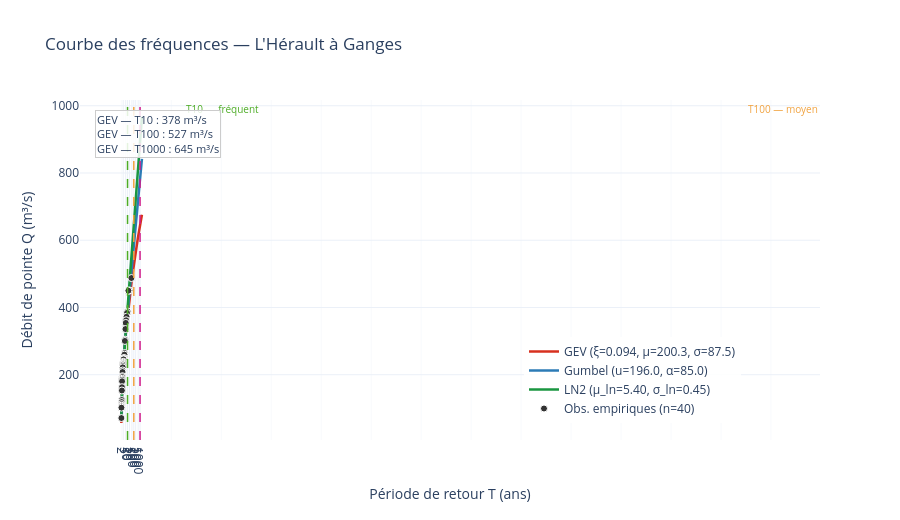

Notebook code for this chart:
### Markdown cell above
## 4. Courbe des fréquences — Plotly

### Code cell
def plot_freq_curve(fit_res, title=None, ci_res=None):
    """
    Courbe de fréquences Plotly avec données empiriques + distributions ajustées.
    Axe X log (période de retour), axe Y débit (m³/s).
    """
    fig = go.Figure()

    # Grille dense pour les courbes théoriques (axe log)
    T_dense  = np.logspace(np.log10(1.01), np.log10(2000), 400)
    pnce_d   = 1 - 1/T_dense

    # Repères verticaux TRI
    for T_val, (col, lbl) in T_SCEN.items():
        fig.add_vline(x=T_val, line_dash='dash', line_color=col, line_width=1.5,
                      annotation_text=lbl, annotation_position='top right',
                      annotation_font_color=col, annotation_font_size=10)

    # Distributions ajustées
    for key, dist_obj, pnce_fn in [
        ('GEV',    stats.genextreme, lambda p, prm: stats.genextreme.ppf(p, *prm)),
        ('Gumbel', stats.gumbel_r,   lambda p, prm: stats.gumbel_r.ppf(p, *prm)),
        ('LN2',    stats.lognorm,    lambda p, prm: stats.lognorm.ppf(p, *prm)),
    ]:
        if key not in fit_res:
            continue
        d = fit_res[key]
        q_dense = pnce_fn(pnce_d, d['params'])

        fig.add_trace(go.Scatter(
            x=T_dense, y=q_dense,
            mode='lines', name=d['label'],
            line=dict(color=d['color'], width=2.5)
        ))

        # Intervalles de confiance bootstrap
        if ci_res and key in ci_res:
            ci = ci_res[key]
            T_arr = np.array(fit_res['t_list'])
            fig.add_trace(go.Scatter(
                x=list(T_arr) + list(T_arr[::-1]),
                y=list(ci['upper']) + list(ci['lower'][::-1]),
                fill='toself',
                fillcolor='rgba(150,150,150,0.15)',
                line=dict(width=0),
                name=f'IC 95% {key}',
                showlegend=True
            ))

    # Points empiriques (Weibull)
    emp = fit_res['empirique']
    fig.add_trace(go.Scatter(
        x=emp['T'], y=emp['Q'],
        mode='markers',
        name=f'Obs. empiriques (n={fit_res["n"]})',
        marker=dict(color='#333', size=7, symbol='circle',
                    line=dict(color='white', width=1))
    ))

    # Tableau quantiles TRI (annotation)
    if 'GEV' in fit_res:
        d = fit_res['GEV']
        q10   = d['quantiles'][fit_res['t_list'].index(10)]  if 10  in fit_res['t_list'] else '—'
        q100  = d['quantiles'][fit_res['t_list'].index(100)] if 100 in fit_res['t_list'] else '—'
        q1000 = d['quantiles'][fit_res['t_list'].index(1000)] if 1000 in fit_res['t_list'] else '—'
        fig.add_annotation(
            x=0.02, y=0.97, xref='paper', yref='paper',
            text=(f'GEV — T10 : {q10:.0f} m³/s<br>'
                  f'GEV — T100 : {q100:.0f} m³/s<br>'
                  f'GEV — T1000 : {q1000:.0f} m³/s'),
            showarrow=False, align='left',
            bgcolor='rgba(255,255,255,0.85)',
            bordercolor='#ccc', borderwidth=1,
            font=dict(size=11)
        )

    fig.update_layout(
        title=title or 'Courbe des fréquences',
        xaxis=dict(
            title='Période de retour T (ans)',
            type='log',
            tickvals=[2, 5, 10, 20, 50, 100, 200, 500, 1000],
            ticktext=['2', '5', '10', '20', '50', '100', '200', '500', '1000'],
            minor=dict(showgrid=True)
        ),
        yaxis=dict(title='Débit de pointe Q (m³/s)'),
        height=520, template='plotly_white',
        legend=dict(x=0.60, y=0.05, bgcolor='rgba(255,255,255,0.9)')
    )
    return fig


# ── Tracé pour la station principale ────────────────────────────────────────
fig_freq = plot_freq_curve(
    fit,
    title=f'Courbe des fréquences — {main_station["nom"]}'
)
fig_freq.show()

### Figure 1 — Plotly figure (JSON) as saved in the notebook; plotly's stock layout.template omitted (floating-point values rounded to 4 significant figures; data arrays with more than 128 entries replaced by an {"elided": "..."} marker saying what was removed)
{"data": [{"line": {"color": "#d7301f", "width": 2.5}, "mode": "lines", "name": "GEV (ξ=0.094, μ=200.3, σ=87.5)", "type": "scatter", "x": {"elided": "400 float values"}, "y": {"elided": "400 float values"}}, {"line": {"color": "#2c7bb6", "width": 2.5}, "mode": "lines", "name": "Gumbel (u=196.0, α=85.0)", "type": "scatter", "x": {"elided": "400 float values"}, "y": {"elided": "400 float values"}}, {"line": {"color": "#1a9641", "width": 2.5}, "mode": "lines", "name": "LN2 (μ_ln=5.40, σ_ln=0.45)", "type": "scatter", "x": {"elided": "400 float values"}, "y": {"elided": "400 float values"}}, {"marker": {"color": "#333", "line": {"color": "white", "width": 1}, "size": 7, "symbol": "circle"}, "mode": "markers", "name": "Obs. empiriques (n=40)", "type": "scatter", "x": [41.0, 20.5, 13.67, 10.25, 8.2, 6.833, 5.857, 5.125, 4.556, 4.1, 3.727, 3.417, 3.154, 2.929, 2.733, 2.562, 2.412, 2.278, 2.158, 2.05, 1.952, 1.864, 1.783, 1.708, 1.64, 1.577, 1.519, 1.464, 1.414, 1.367, 1.323, 1.281, 1.242, 1.206, 1.171, 1.139, 1.108, 1.079, 1.051, 1.025], "y": [487.6, 450.5, 449.9, 388.1, 383.8, 372.4, 362.0, 354.1, 335.8, 304.3, 300.5, 264.6, 259.8, 249.6, 249.5, 247.2, 246.7, 245.6, 238.3, 235.8, 232.9, 230.2, 226.1, 222.0, 212.6, 208.1, 195.7, 193.0, 188.1, 184.8, 180.5, 162.9, 153.1, 124.8, 118.7, 112.6, 108.0, 105.5, 102.1, 71.2]}], "layout": {"annotations": [{"font": {"color": "#4dac26", "size": 10}, "showarrow": false, "text": "T10 — fréquent", "x": 10, "xanchor": "left", "xref": "x", "y": 1, "yanchor": "top", "yref": "y domain"}, {"font": {"color": "#f1a340", "size": 10}, "showarrow": false, "text": "T100 — moyen", "x": 100, "xanchor": "left", "xref": "x", "y": 1, "yanchor": "top", "yref": "y domain"}, {"font": {"color": "#d01c8b", "size": 10}, "showarrow": false, "text": "T1000 — extrême", "x": 1000, "xanchor": "left", "xref": "x", "y": 1, "yanchor": "top", "yref": "y domain"}, {"align": "left", "bgcolor": "rgba(255,255,255,0.85)", "bordercolor": "#ccc", "borderwidth": 1, "font": {"size": 11}, "showarrow": false, "text": "GEV — T10 : 378 m³/s<br>GEV — T100 : 527 m³/s<br>GEV — T1000 : 645 m³/s", "x": 0.02, "xref": "paper", "y": 0.97, "yref": "paper"}], "height": 520, "legend": {"bgcolor": "rgba(255,255,255,0.9)", "x": 0.6, "y": 0.05}, "shapes": [{"line": {"color": "#4dac26", "dash": "dash", "width": 1.5}, "type": "line", "x0": 10, "x1": 10, "xref": "x", "y0": 0, "y1": 1, "yref": "y domain"}, {"line": {"color": "#f1a340", "dash": "dash", "width": 1.5}, "type": "line", "x0": 100, "x1": 100, "xref": "x", "y0": 0, "y1": 1, "yref": "y domain"}, {"line": {"color": "#d01c8b", "dash": "dash", "width": 1.5}, "type": "line", "x0": 1000, "x1": 1000, "xref": "x", "y0": 0, "y1": 1, "yref": "y domain"}], "title": {"text": "Courbe des fréquences — L'Hérault à Ganges"}, "xaxis": {"minor": {"showgrid": true}, "ticktext": ["2", "5", "10", "20", "50", "100", "200", "500", "1000"], "tickvals": [2, 5, 10, 20, 50, 100, 200, 500, 1000], "title": {"text": "Période de retour T (ans)"}, "type": "log"}, "yaxis": {"title": {"text": "Débit de pointe Q (m³/s)"}}}}
